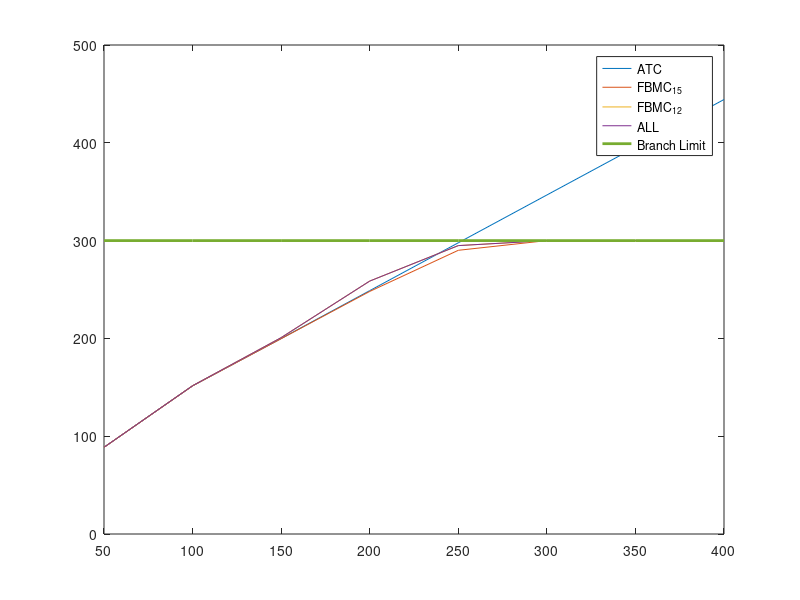
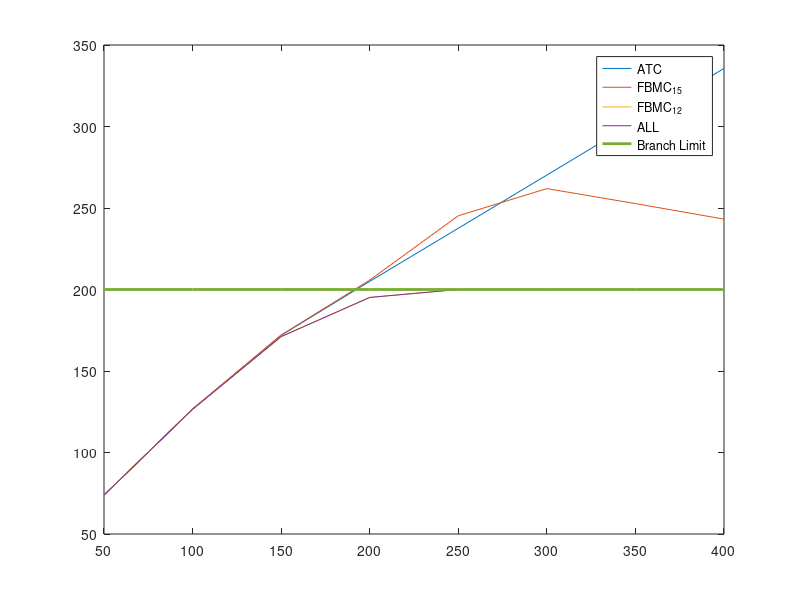
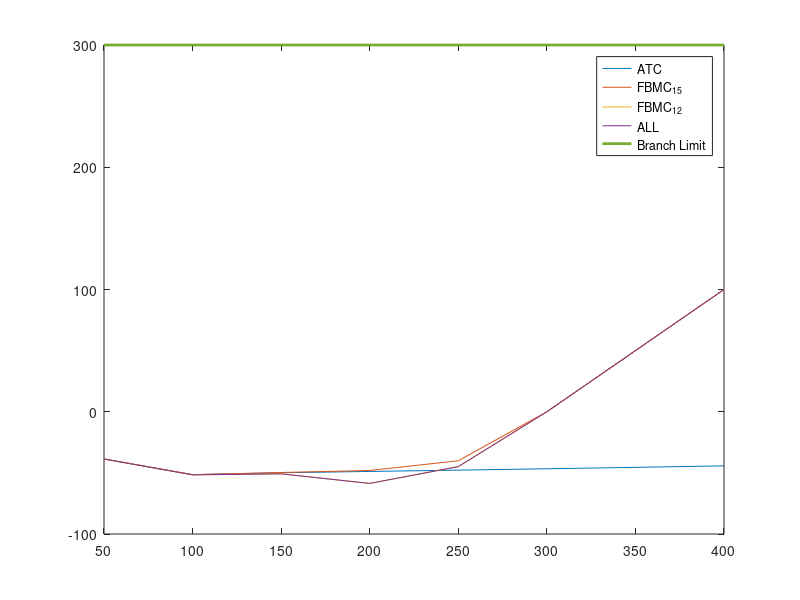
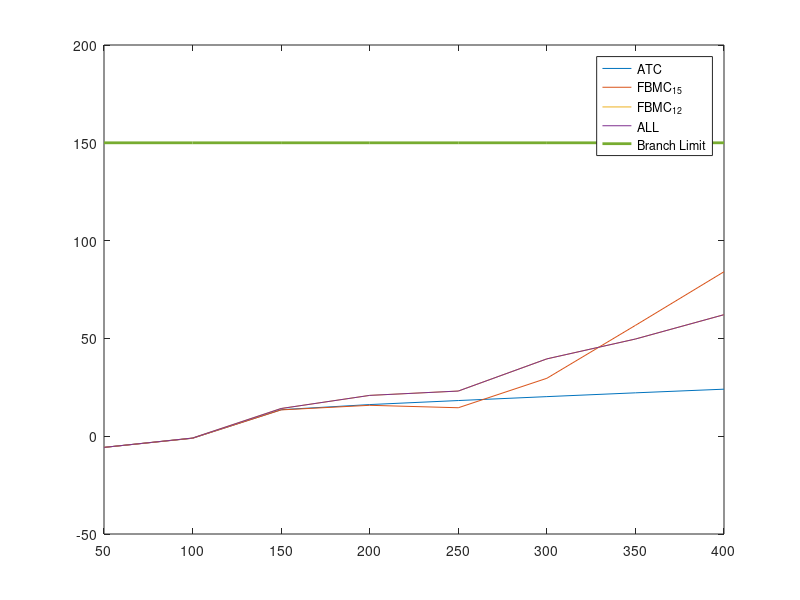

Write MATLAB code to recreate these figures, in order.
ATC_gen = [...
    162.4996  278.1241  371.7754  453.8028  535.3255  616.8475  698.3693  779.8910;
    0.0001    0.0005    0.2653   31.5242   64.1310   96.7394  129.3480  161.9566;
    0.0002   18.7510   81.1838  135.8693  190.2174  244.5652  298.9131  353.2609;
   43.7500  101.5622  148.3878  189.4018  230.1630  270.9239  311.6848  352.4457;
   43.7500  101.5622  148.3878  189.4018  230.1630  270.9239  311.6848  352.4457
   ];

FBMC_gen_1_5 = [...
    162.4995  278.1236  371.7637  453.8039  535.3217  561.8991  552.7109  543.1798;
    0.0001    0.0006    0.2964   31.5221   64.1306   95.7006  126.4849  158.4729;
    0.0003   18.7517   81.1760  135.8697  190.2195  272.1924  372.1977  470.9120;
   43.7500  101.5621  148.3819  189.4022  230.1642  286.7340  353.6535  420.6615;
   43.7500  101.5621  148.3819  189.4022  230.1640  283.4738  344.9529  406.7738
];

FBMC_gen_1_2 = [...
    162.4994  278.1231  371.8750  453.7471  494.8898  500.0000  499.9998  499.9994;
    0.0002    0.0007    0.0000   31.5477   82.5475  119.3559  167.7426  216.1278;
    0.0004   18.7521   81.2500  135.8778  195.6107  282.2573  362.9029  443.5500;
   43.7500  101.5620  148.4375  189.4123  237.4012  299.1933  359.6773  420.1616;
   43.7500  101.5621  148.4375  189.4152  239.5509  299.1935  359.6774  420.1611
];

ALL_gen = [...
    162.4994  278.1231  371.8750  453.7471  494.8898  500.0000  499.9998  499.9994;
    0.0002    0.0007    0.0000   31.5477   82.5475  119.3559  167.7426  216.1278;
    0.0004   18.7521   81.2500  135.8778  195.6107  282.2573  362.9029  443.5500;
   43.7500  101.5620  148.4375  189.4123  237.4012  299.1933  359.6773  420.1616;
   43.7500  101.5621  148.4375  189.4152  239.5509  299.1935  359.6774  420.1611
];

ATC_bus = [...
    88.6352  151.4891  199.8782  248.8230  297.7601  346.6380  395.4701  444.2503;
   73.8645  126.6350  171.8972  204.9798  237.5655  270.2095  302.8992  335.6408;
  -38.6352  -51.4891  -49.8782  -48.8230  -47.7601  -46.6380  -45.4701  -44.2503;
   -5.7218   -1.0185   13.5629   16.1752   18.2324   20.2339   22.1755   24.0409;
    5.6428   28.7415   32.5010   31.4828   30.2549   29.0306   27.7923   26.5297;
   17.9898   37.8511   59.1373   78.3476   97.4042   116.3756  135.2513  154.0140;
   20.1174   34.9696   56.7495   79.5714  102.5039   125.5177  148.6412  171.9020;
  -18.1428  -25.6170  -35.7254  -52.6791  -69.9289  -87.1827 -104.4227 -121.6383;
   13.8674   36.5319   55.1373   68.9733   82.6670   96.4416  110.3260  124.3477
   ];

FBMC_bus_1_5 = [...
    88.6210  151.4212  199.6897  248.0363  290.0863  299.9998  300.0000  300.0000;
   73.8785  126.7023  172.0739  205.7676  245.2329  261.8993  252.7110  243.1798;
  -38.6210  -51.4212  -49.6897  -48.0363  -40.0884    0.0002   50.0000  100.0000;
   -5.7297   -1.0591   13.4468   15.7953   14.5479   29.6083   56.6656   84.0830;
    5.6490   28.7680   32.5811   31.8894   34.2400   57.4160   84.4679  113.1710;
   17.9870   37.8396   59.0988   78.1715   95.5704  114.6263  137.8647  160.2033;
   20.1140   34.9545   56.7020   79.3413  100.3532  114.6916  131.3208  147.2871;
  -18.1489  -25.6438  -35.8172  -53.0850  -73.9122  -87.2082  -85.8616  -85.7357;
   13.8640   36.5165   55.0840   68.7434   80.5173   98.1655  126.2738  154.0609
];

FBMC_bus_1_2 = [...
    88.6504  151.6232  200.7802  258.6137  294.8902  299.9999  299.9999  299.9996;
   73.8490  126.4999  171.0948  195.1336  199.9995  199.9999  199.9999  199.9996;
  -38.6504  -51.6232  -50.7802  -58.6142  -44.8903    0.0000   50.0001  100.0003;
   -5.7130   -0.9365   14.1597   20.8676   23.0867   39.5351   49.6840   62.1231;
    5.6362   28.6882   32.1295   26.3757   32.5858   57.2778   86.7812  118.5734;
   17.9929   37.8758   59.3406   80.6840  101.2383  122.6820  141.6138  160.0410;
   20.1209   34.9979   56.9673   82.3519  103.5771  119.2334  131.2823  141.5473;
  -18.1362  -25.5642  -35.2546  -47.5488  -55.6337  -58.8910  -67.4265  -78.2506;
   13.8709   36.5600   55.4048   71.7669   93.1279  118.4270  140.9597  161.7084
   ];

ALL_bus = [...
    88.6504  151.6232  200.7802  258.6137  294.8902  299.9999  299.9999  299.9996;
   73.8490  126.4999  171.0948  195.1336  199.9995  199.9999  199.9999  199.9996;
  -38.6504  -51.6232  -50.7802  -58.6142  -44.8903    0.0000   50.0001  100.0003;
   -5.7130   -0.9365   14.1597   20.8676   23.0867   39.5351   49.6840   62.1231;
    5.6362   28.6882   32.1295   26.3757   32.5858   57.2778   86.7812  118.5734;
   17.9929   37.8758   59.3406   80.6840  101.2383  122.6820  141.6138  160.0410;
   20.1209   34.9979   56.9673   82.3519  103.5771  119.2334  131.2823  141.5473;
  -18.1362  -25.5642  -35.2546  -47.5488  -55.6337  -58.8910  -67.4265  -78.2506;
   13.8709   36.5600   55.4048   71.7669   93.1279  118.4270  140.9597  161.7084
   ];

ATC_cost = 1.0e+04 * [0.0969    0.2068    0.3268    0.4556    0.5926    0.7377    0.8909    1.0523];

FBMC_cost_1_5 = 1.0e+04 * [0.0969    0.2068    0.3268    0.4556    0.5926    0.7387    0.8979    1.0707];

FBMC_cost_1_2 = 1.0e+04 * [0.0969    0.2068    0.3268    0.4556    0.5931    0.7417    0.9026    1.0756];

ALL_cost = 1.0e+04 * [0.0969    0.2068    0.3268    0.4556    0.5931    0.7417    0.9026    1.0756];

X = [50 100 150 200 250 300 350 400];

Bus_limit = [300 300 300 300 300 300 300 300;
             200 200 200 200 200 200 200 200;
             300 300 300 300 300 300 300 300;
             150 150 150 150 150 150 150 150;
             250 250 250 250 250 250 250 250;
             300 300 300 300 300 300 300 300;
             300 300 300 300 300 300 300 300;
             300 300 300 300 300 300 300 300;
             300 300 300 300 300 300 300 300;
             200 200 200 200 200 200 200 200];
             
for i = 1:1:9
    figure;
    plot(X, ATC_bus(i,:), X, FBMC_bus_1_5(i,:), X, FBMC_bus_1_2(i,:), X, ALL_bus(i,:), X, Bus_limit(i,:),'LineWidth',2.0)
    legend('ATC','FBMC_1_5','FBMC_1_2','ALL','Branch Limit')
end

figure;
plot(X, ATC_cost, X, FBMC_cost_1_5, X, FBMC_cost_1_2, X, ALL_cost,'LineWidth',2.0)
legend('ATC','FBMC_1_5','FBMC_1_2','ALL')